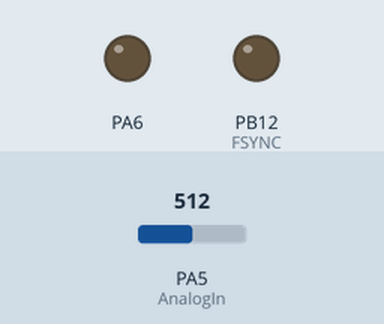
Simulated run of this sketch. Board: STM32 Blue Pill. Shown: output pins drawn as LEDs (lit = HIGH). The test bench sets the inputs (shaded band); at power-on: PA5 (AnalogIn) = 512. What the sketch prints to the serial monitor is not drawn.

Above: at 0.01 s.
At 1.2 s:
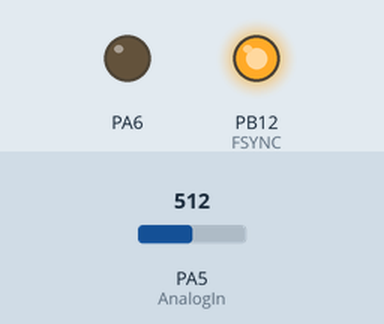
1.3 s: PA5 (AnalogIn) set to 716
3.0 s: PA5 (AnalogIn) set to 900
Timing chart, 0 to 6.0 s (numbered marks = the images above; inputs shaded):
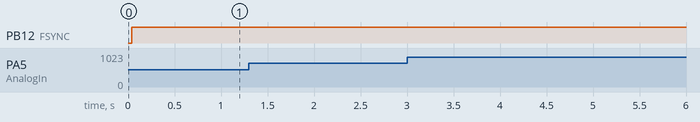

The sketch:

STM32_AD9833.ino
```cpp
/*
AD9833 Waveform Module vwlowen.co.uk
    Using the first SPI port (SPI_1)
    SS    <-->  PA4 <-->  BOARD_SPI1_NSS_PIN
    SCK   <-->  PA5 <-->  BOARD_SPI1_SCK_PIN
    MISO  <-->  PA6 <-->  BOARD_SPI1_MISO_PIN
    MOSI  <-->  PA7 <-->  BOARD_SPI1_MOSI_PIN

    Using the second SPI port (SPI_2)
    SS    <-->  PB12 <-->  BOARD_SPI2_NSS_PIN
    SCK   <-->  PB13 <-->  BOARD_SPI2_SCK_PIN
    MISO  <-->  PB14 <-->  BOARD_SPI2_MISO_PIN
    MOSI  <-->  PB15 <-->  BOARD_SPI2_MOSI_PIN

*/

#include <SPI.h>
SPIClass SPI_2(2); //Create an instance of the SPI Class called SPI_2 that uses the 2nd SPI Port

const int SINE = 0x2000;                    // Define AD9833's waveform register value.
const int TRIANGLE = 0x2002;                // When we update the frequency, we need to
const int SQUARE = 0x2028;                  // define the waveform when we end writing.
const int SQUARE2 = 0x2020;   // square/2

int wave = 0;
//int waveType = SINE;
int waveType = TRIANGLE;
int wavePin = 7;

const float refFreq = 25000000.0;           // On-board crystal reference frequency

//#define FSYNC PA15                       // Standard SPI pins for the AD9833 waveform generator.
#define FSYNC PB12
const int CLK = 13;                         // CLK and DATA pins are shared with the TFT display.
const int DATA = 11;

unsigned long freq = 1000;               // Set initial frequency.
String inputString = "";

//ADC read
const int AnalogIn = PA5;
int ADread = 0;
int count = 0;

void setup() {

  // Setup SPI 1: SPI1 works on APB2 (72 MHz)
//  SPI.begin(); //Initialize the SPI_1 port.
//  SPI.setBitOrder(MSBFIRST); // Set the SPI_1 bit order
//    // AD9833 uses SPI MODE2
//  SPI.setDataMode(SPI_MODE2);
//  SPI.setClockDivider(SPI_CLOCK_DIV8);      // clock speed =72 / 8 = 9 MHz (SPI_1 speed)
//  pinMode(FSYNC, OUTPUT);

  // Setup SPI 2: SPI2 works on APB1 (36 MHz)
  SPI_2.begin(); //Initialize the SPI_2 port.
  SPI_2.setBitOrder(MSBFIRST); // Set the SPI_2 bit order
  SPI_2.setDataMode(SPI_MODE2); //Set the  SPI_2 data mode 0
  SPI_2.setClockDivider(SPI_CLOCK_DIV2);   // clock speed =36 / 2 = 18 MHz (SPI_2 speed)
  pinMode(FSYNC, OUTPUT);


  AD9833reset();                                   // Reset AD9833 module after power-up.
  delay(1);

  AD9833setFrequency(freq);                  // Set the frequency output
  AD9833setWaveform(SINE);                  // Set the Wave output
   inputString.reserve(10);

  Serial.begin(115200);  //begins serial port at 1 Mbps

  pinMode(PA5, INPUT);//defines pin 6 as A/D input
  pinMode(PA4, OUTPUT); //put to GND analog input (PA5) neigboring pins to minimize noise
  pinMode(PA6, OUTPUT);
  digitalWrite(PA4, LOW);
  digitalWrite(PA6, LOW);

 }


void loop() {

  Serial.write(analogRead(AnalogIn)>>2); //envia para a serial a leitura do AD em 8 bits (fs ~ 78 kS/s)
//  count += 1;
//  if (count == 1000) {
//    WriteRegister(SINE);
//  }
//  if (count == 2000) {
//    WriteRegister(SQUARE);
//    count = 0;
// }


    if ( Serial.available() ) {

//        freq = Serial.parseInt();
//         freq = constrain(freq, 1, 100);
//         }
//         if (Serial.read() == '\n' || Serial.read() == '\r') {
//         }
    while (Serial.available()) {
    // get the new byte:
    char inChar = (char)Serial.read();
    // add it to the inputString:
    inputString += inChar;
    // if the incoming character is a newline, set a flag so the main loop can
    // do something about it:
    if (inChar == '\n') {
      freq = inputString.toInt();
      inputString = "";
       }
    }

    AD9833setFrequency(freq); //send freq to AD9833
    return;
  }

}


//Functions

// AD9833 documentation advises a 'Reset' on first applying power.
void AD9833reset() {
  WriteRegister(0x100);   // Write '1' to AD9833 Control register bit D8 for Reset
  delayMicroseconds(2);
  WriteRegister(0x000);   // Write '0' to AD9833 Control register bit D8 for normal operation
}

// Set the waveform registers in the AD9833.
void AD9833setWaveform(int Waveform) {
  WriteRegister(Waveform);             // Exit & Reset to SINE, SQUARE or TRIANGLE
}

// Set the frequency registers in the AD9833.
void AD9833setFrequency(long frequency) {

  long FreqWord = (frequency * pow(2, 28)) / refFreq;

  int MSB = (int)((FreqWord & 0xFFFC000) >> 14);    //Only lower 14 bits are used for data
  int LSB = (int)(FreqWord & 0x3FFF);

  //Set control bits 15 and 14 to 0 and 1, respectively, for frequency register 0
  LSB |= 0x4000;
  MSB |= 0x4000;

  WriteRegister(0x2100);
  WriteRegister(LSB);                  // Write lower 16 bits to AD9833 registers
  WriteRegister(MSB);                  // Write upper 16 bits to AD9833 registers.
  WriteRegister(0xC000);               // Phase register
  WriteRegister(SINE);             // Exit & Reset to SINE, SQUARE or TRIANGLE

}

void WriteRegister(int dat) {

  digitalWrite(FSYNC, LOW);           // Set FSYNC low before writing to AD9833 registers
  SPI_2.transfer16(dat);              //transfer 16 bits
  digitalWrite(FSYNC, HIGH);          //Write done. Set FSYNC high
}
```

Measured:
- after the input at 1.3 s, every drawn part: stays the same
- after the input at 3.0 s, every drawn part: stays the same
